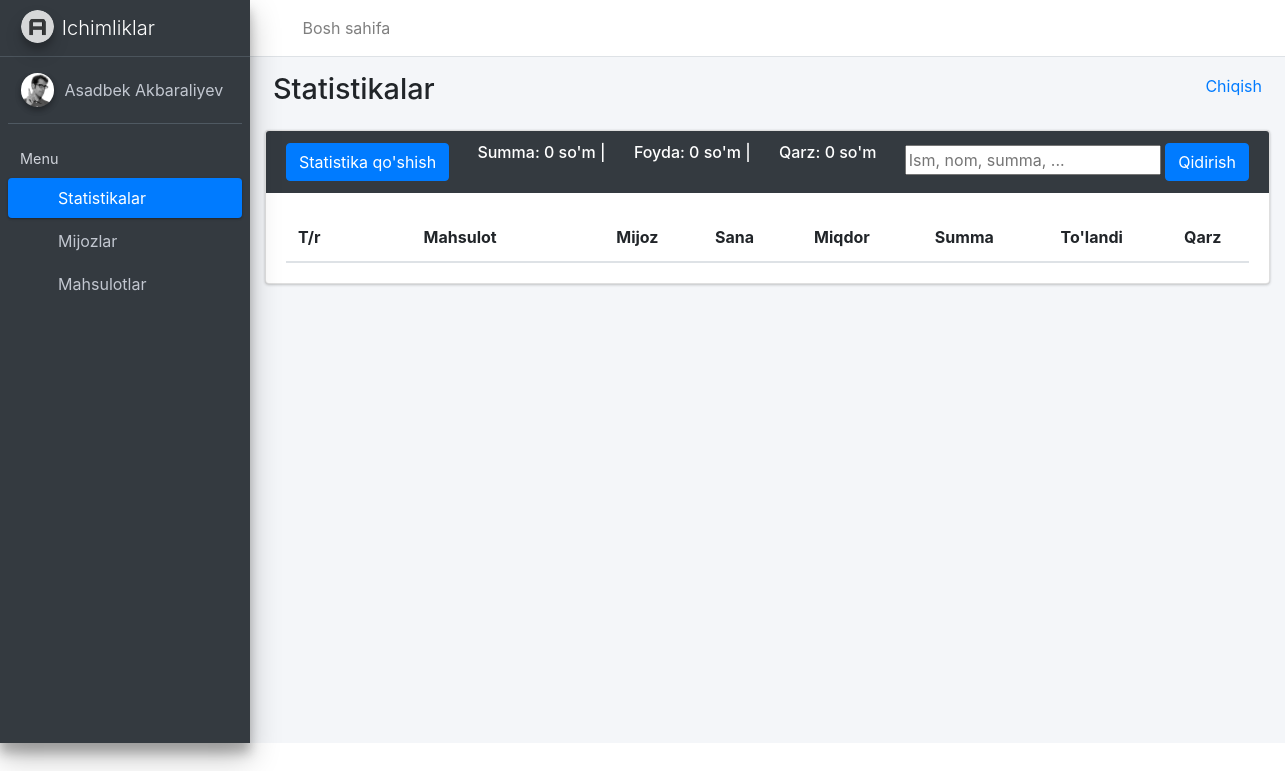
The page /stats/stats/ (signed in) on the database as committed earlier.
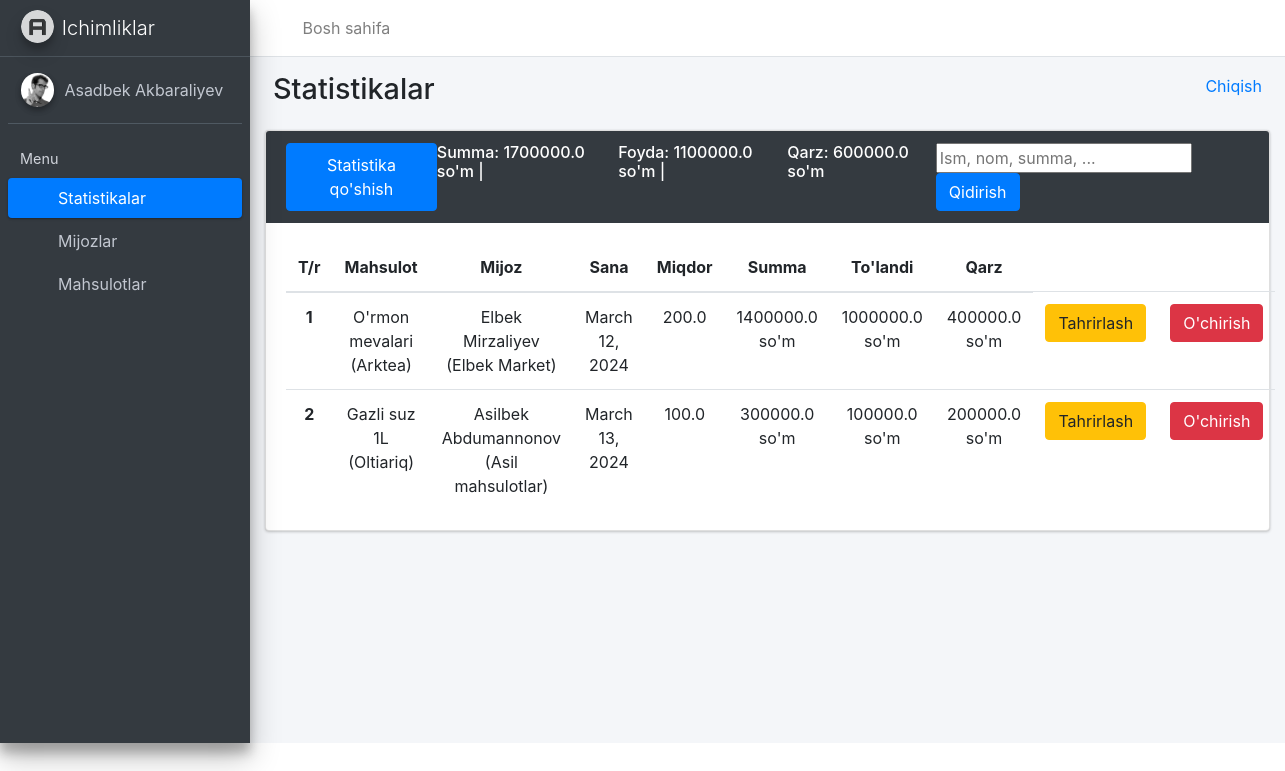
The same page on the database as committed later.
### statsApp/models.py (models this page shows, shortened)
class Stats(models.Model):
    mahsulot=models.ForeignKey(Mahsulot, on_delete=models.SET_NULL, null=True)
    mijoz=models.ForeignKey(Mijoz, on_delete=models.SET_NULL, null=True)
    sana=models.DateField()
    miqdor=models.FloatField(validators=[MinValueValidator(0)])
    summa=models.FloatField(blank=True, null=True, validators=[MinValueValidator(0)])
    tolandi=models.FloatField(default=0, validators=[MinValueValidator(0)])
    qarz=models.FloatField(default=0, validators=[MinValueValidator(0)])
    tarqatuvchi=models.ForeignKey(Tarqatuvchi, on_delete=models.CASCADE)

### mainApp/models.py (models this page shows, shortened)
class Mahsulot(models.Model):
    nom = models.CharField(max_length=255)
    brend = models.CharField(max_length=255, blank=True, null=True)
    narx1 = models.FloatField(validators=[MinValueValidator(0)])
    narx2 = models.FloatField(validators=[MinValueValidator(0)], null=True, blank=True)
    miqdor = models.PositiveIntegerField(default=1)
    olchov = models.CharField(max_length=50)
    tarqatuvchi = models.ForeignKey(Tarqatuvchi, on_delete=models.CASCADE)
    sana = models.DateField()

class Mijoz(models.Model):
    ism = models.CharField(max_length=255)
    dokon = models.CharField(max_length=255, blank=True, null=True)
    tel = models.CharField(max_length=14)
    manzil = models.TextField()
    tarqatuvchi = models.ForeignKey(Tarqatuvchi, on_delete=models.CASCADE)
    qarz = models.FloatField(default=0, null=True, blank=True)

### statsApp/views.py (the view, shortened to what this page needs)
# urls.py: path('stats/', StatsView.as_view(), name='stats'),
class StatsView(View):
    def get(self, request):
        if request.user.is_authenticated:
            sotuvlar = Stats.objects.filter(tarqatuvchi=request.user)
            mahsulotlar = Mahsulot.objects.filter(tarqatuvchi=request.user)
            mijozlar = Mijoz.objects.filter(tarqatuvchi=request.user)
            foyda = 0
            for sotuv in sotuvlar:
                foyda += (sotuv.mahsulot.narx2 - sotuv.mahsulot.narx1) * sotuv.miqdor
            context = {
                'sotuvlar': sotuvlar,
                'tarqatuvchi': request.user,
                'mahsulotlar': mahsulotlar,
                'mijozlar': mijozlar,
                'summa': sum(Stats.objects.filter(tarqatuvchi=request.user).values_list('summa', flat=True)),
                'qarz': sum(Stats.objects.filter(tarqatuvchi=request.user).values_list('qarz', flat=True)),
                'foyda': foyda
            }
            return render(request, 'statistikalar.html', context)
        return redirect('login')

### templates/statistikalar.html (shortened to what this page needs)
{%extends 'base.html'%}
{%block bolim%} {{tarqatuvchi.bolim}} {%endblock%}
{%block fullname%} {{tarqatuvchi.first_name}} {{tarqatuvchi.last_name}} {%endblock fullname%}
{%block stats_active %} active {%endblock%}
{%block content%}
  <div class="content-wrapper">
    <div class="content-header">
      <div class="container-fluid">
        <div class="row mb-2">
          <div class="col-sm-6">
            <h1 class="m-0">Statistikalar</h1>
          </div>
          <div class="col-sm-6">
            <ol class="breadcrumb float-sm-right">
                <li class="breadcrumb-item"><a href="{% url 'logout' %}">Chiqish</a></li>
            </ol>
          </div>
        </div>
      </div>
    </div>
    <div class="col-md-12">
        <div class="card card-dark">
            <div class="card-header border-0">
                <div class="d-flex justify-content-between">
                  <button
                          type="submit" class="btn btn-primary" data-toggle="modal" data-target="#myModal">Statistika qo'shish
                  </button>
                    <h6>Summa: {{summa}} so'm |</h6>
                    <h6>Foyda: {{foyda}} so'm |</h6>
                    <h6>Qarz: {{qarz}} so'm</h6>
                  <form method="get">
                      <input name="search" type="text" placeholder="Ism, nom, summa, ...">
                      <button data-target="#myModal"  type="submit" data-toggle="modal" class="btn btn-primary">Qidirish</button>
                  </form>
                </div>
            </div>
            <div class="card-body">
                <table class="table" style="text-align: center;">
                    <thead>
                        <tr>
                            <th scope="col" style="width: 15px">T/r</th>
                            <th scope="col" style="width: 255px; text-align: center;">Mahsulot</th>
                            <th scope="col" style="text-align: center;">Mijoz</th>
                            <th scope="col" style="text-align: center;">Sana</th>
                            <th scope="col" style="text-align: center;">Miqdor</th>
                            <th scope="col" style="text-align: center;">Summa</th>
                            <th scope="col" style="text-align: center;">To'landi</th>
                            <th scope="col" style="text-align: center;">Qarz</th>
                        </tr>
                    </thead>
                    <tbody>
                    {%for s in sotuvlar%}
                        <tr>
                            <th scope="row">{{forloop.counter}}</th>
                            <td>{{s.mahsulot.nom}}<br>({{s.mahsulot.brend}})</td>
                            <td>{{s.mijoz.ism}} <br>({{s.mijoz.dokon}})</td>
                            <td>{{s.sana}}</td>
                            <td>{{s.miqdor}}{{sotuv.mahsulot.olchov}}</td>
                            <td>{{s.summa}} so'm</td>
                            <td>{{s.tolandi}} so'm</td>
                            <td>{{s.qarz}} so'm</td>
                            <td><a href="/stats/tahrirlash/{{s.id}}/"><button type="submit" class="btn btn-warning" data-toggle="modal">Tahrirlash</button></a></td>
                            <td><a href="/stats/ochirish/{{s.id}}/"><button type="submit" class="btn btn-danger"  data-toggle="modal">O'chirish</button></a></td>
                        </tr>
                    {%endfor%}
                    </tbody>
                </table>
            </div>
        </div>
    </div>
  </div>
{%endblock%}

Rows that differ between the two databases and show on the page:
added Stats: mahsulot.nom "O'rmon mevalari", mahsulot.brend "Arktea", mijoz.ism "Elbek Mirzaliyev", mijoz.dokon "Elbek Market", sana "March 12, 2024", miqdor "200.0", summa "1400000.0", tolandi "1000000.0", qarz "400000.0"
added Stats: mahsulot.nom "Gazli suz 1L", mahsulot.brend "Oltiariq", mijoz.ism "Asilbek Abdumannonov", mijoz.dokon "Asil mahsulotlar", sana "March 13, 2024", miqdor "100.0", summa "300000.0", tolandi "100000.0", qarz "200000.0"
Other text that changed with them:
{{ summa }}: "0" → "1700000.0"
{{ foyda }}: "0" → "1100000.0"
{{ qarz }}: "0" → "600000.0"
